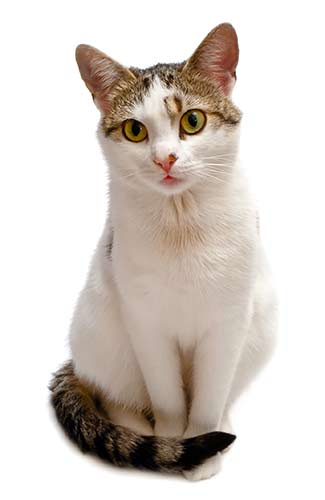
%> input picture cat.jpg, 325 x 500 px
$ octave DataHiding.m   (GNU Octave 9; MATLAB toolbox functions it lacks are replaced by stand-ins)
%> lines starting %> are read from the running program, lines starting %| are printed output that depends on the picture; in (x1, y1, x2, y2) boxes, pixels count from 0 and x2, y2 are one past the last pixel; in counts of white or black regions, pixels touching at a corner belong together; the program's own positions count from 1
 clc
clear all
close all
warning off
a=imread('cat.jpg');
%> a is the input picture: size 500x325x3 uint8; mean R, G, B 216.1, 208.3, 202
subplot(2,2,1);
imshow(a);
title('Carrier Image');
x=imread('aes.jpg');
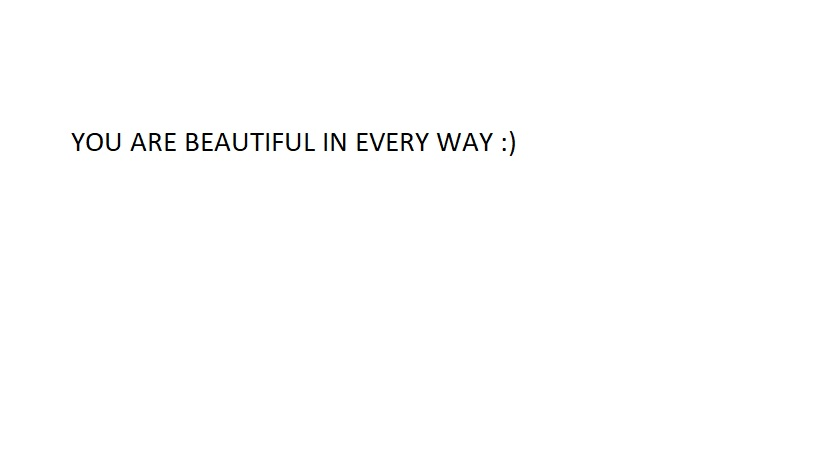
%> input picture aes.jpg, 819 x 460 px
%> x is the input picture: size 460x819x3 uint8; mean R, G, B 253.4, 253.5, 253.4
subplot(2,2,2);
imshow(x);
title('Secret Image');
[r c g]=size(a);
%> r = 500; c = 325; g = 3
x=imresize(x,[r c]);
%> x: size 500x325x3 uint8
ra=a(:,:,1);
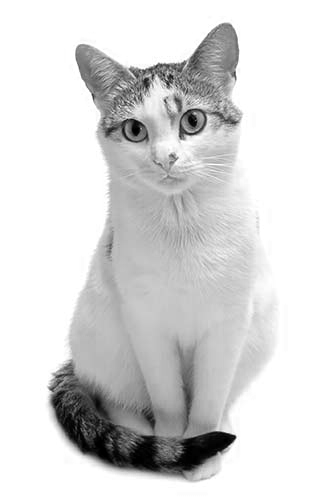
%> ra: size 500x325 uint8; min 0, max 255, mean 216.1
ga=a(:,:,2);
ba=a(:,:,3);
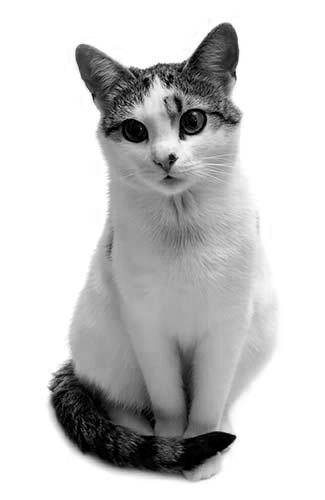
%> ba: size 500x325 uint8; min 0, max 255, mean 202
rx=x(:,:,1);
gx=x(:,:,2);
bx=x(:,:,3);
for i=1:r
    for j=1:c
       nc(i,j)= bitand(ra(i,j),254);
       ns(i,j)= bitand(rx(i,j),128);
       ds(i,j)=ns(i,j)/128;
       fr(i,j)=nc(i,j)+ds(i,j);
    end
end
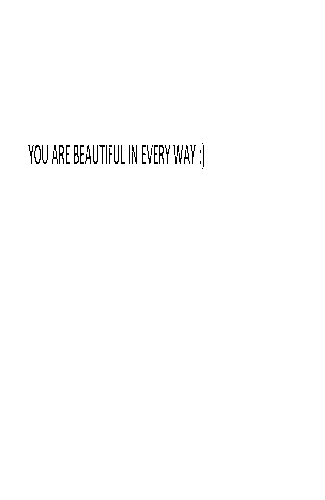
%> ds: size 500x325 uint8; values 0 (black) and 1 (white), 99.4% white; black in thin lines or dots, all inside (x1, y1, x2, y2) = (28, 143, 204, 169)
redsteg=fr;
for i=1:r
    for j=1:c
       nc(i,j)= bitand(ga(i,j),254);
       ns(i,j)= bitand(gx(i,j),128);
       ds(i,j)=ns(i,j)/128;
       fr(i,j)=nc(i,j)+ds(i,j);
    end
end
greensteg=fr;
for i=1:r
    for j=1:c
       nc(i,j)= bitand(ba(i,j),254);
       ns(i,j)= bitand(bx(i,j),128);
       ds(i,j)=ns(i,j)/128;
       fr(i,j)=nc(i,j)+ds(i,j);
    end
end
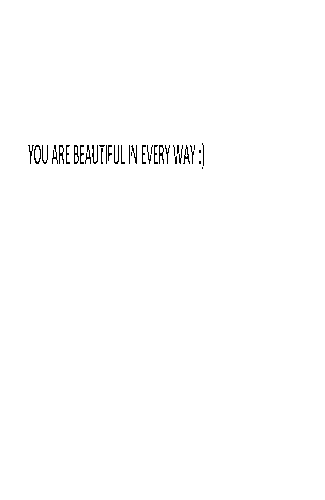
%> ds: size 500x325 uint8; values 0 (black) and 1 (white), 99.4% white; black in thin lines or dots, all inside (x1, y1, x2, y2) = (28, 143, 204, 169)
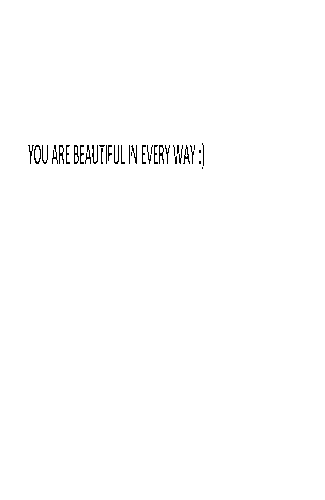
%> ns: size 500x325 uint8; values 0 (black) and 128 (white), 99.4% white; black in thin lines or dots, all inside (x1, y1, x2, y2) = (28, 143, 204, 169)
bluesteg=fr;
finalsteg=cat(3,redsteg,greensteg,bluesteg);
redstegr=finalsteg(:,:,1);
greenstegr=finalsteg(:,:,2);
bluestegr=finalsteg(:,:,3);
subplot(2,2,3);
imshow(finalsteg);
title('Stegmented Image');
for i=1:r
    for j=1:c
        nc(i,j)=bitand(redstegr(i,j),1);
        ms(i,j)=nc(i,j)*128;
    end
end
recoveredr=ms;
for i=1:r
    for j=1:c
        nc(i,j)=bitand(greenstegr(i,j),1);
        ms(i,j)=nc(i,j)*128;
    end
end
recoveredg=ms;
for i=1:r
    for j=1:c
        nc(i,j)=bitand(bluestegr(i,j),1);
        ms(i,j)=nc(i,j)*128;
    end
end
recoveredb=ms;
output=cat(3,recoveredr,recoveredg,recoveredb);
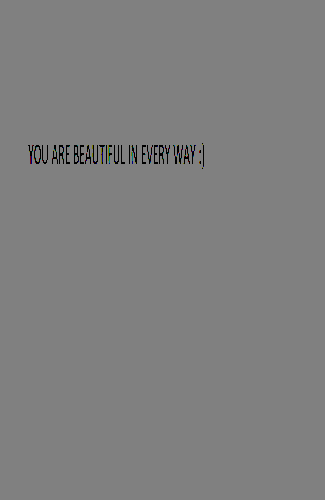
%> output: size 500x325x3 uint8; mean R, G, B 127.2, 127.2, 127.2
subplot(2,2,4);
imshow(output);
title('Recovered Image');
